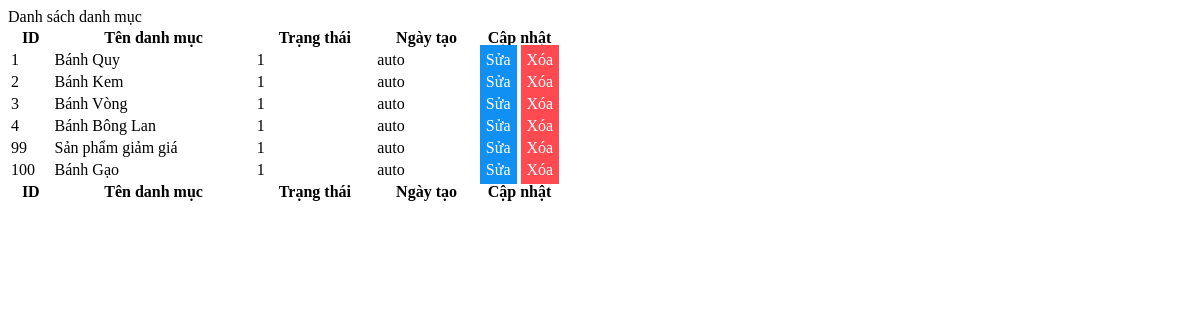
The page /admin/modules/listcategory.php on the database as committed earlier.
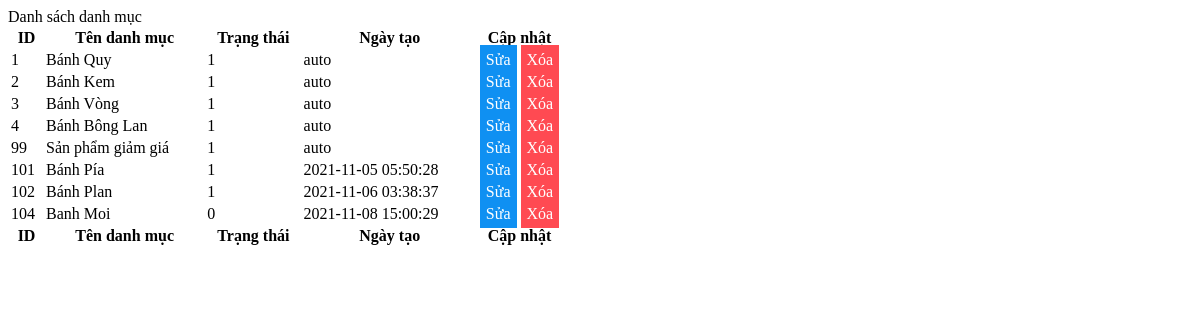
The same page on the database as committed later.
### tables this page shows
CREATE TABLE `category` (
  `cat_id` int(10) NOT NULL,
  `cat_name` varchar(255) NOT NULL,
  `cat_status` int(10) NOT NULL,
  `date_create` varchar(255) NOT NULL
);

### admin/modules/listcategory.php (the view, shortened to what this page needs)
<?php
    include('../conn.php');
?>
<div class="card mb-4">
        <div class="card-header">
               Danh sách danh mục
        </div>
        <div class="card-body">
            <table id="datatablesSimple">
                <thead>
                    <tr>
                        <th>ID</th>
                        <th>Tên danh mục</th>
                        <th>Trạng thái</th>
                        <th>Ngày tạo</th>
                        <th>Cập nhật</th>
                    </tr>
                </thead>
                <tfoot>
                    <tr>
                        <th>ID</th>
                        <th>Tên danh mục</th>
                        <th>Trạng thái</th>
                        <th>Ngày tạo</th>
                        <th>Cập nhật</th>
                    </tr>
                </tfoot>
                <tbody>
                <?php
                    $sql_sl = "SELECT * FROM `category`";
                    $listCat = mysqli_query($connect,$sql_sl);
                    while($row = mysqli_fetch_array($listCat)) {?>
                    <tr>
                        <td><?php echo $row["cat_id"] ?></td>
                        <td><?php echo $row["cat_name"] ?></td>
                        <td><?php echo $row["cat_status"] ?></td>
                        <td><?php echo $row["date_create"] ?></td>
                        <td style="width: 15%;">
                            <a href="?module=addcategory&id=<?php echo $row["cat_id"]?>" name="update">Sửa</a>
                            <a href="?module=deletecategory&id=<?php echo $row["cat_id"]?>" onclick="return confirm('Bạn có chắc chắn muốn xóa không?')" name="remove">Xóa</a>
                        </td>
                    </tr>
                   <?php }
                   ?>
                </tbody>
                </div>
    </div>

### admin/modules/listcategory.php (style rules this page uses)
tbody td a:first-child { padding: 5px; background-color: #0F90F2; color: #fff; text-decoration: none; border: 1px solid #0F90F2; transition: 0.3s; }
tbody td a:nth-child(2) { padding: 5px; background-color: #FF4A52; color: #fff; text-decoration: none; border: 1px solid #FF4A52; transition: 0.3s; }

Rows that differ between the two databases and show on the page:
removed category: cat_id "100", cat_name "Bánh Gạo", cat_status "1", date_create "auto"
added category: cat_id "101", cat_name "Bánh Pía", cat_status "1", date_create "2021-11-05 05:50:28"
added category: cat_id "102", cat_name "Bánh Plan", cat_status "1", date_create "2021-11-06 03:38:37"
added category: cat_id "104", cat_name "Banh Moi", cat_status "0", date_create "2021-11-08 15:00:29"
